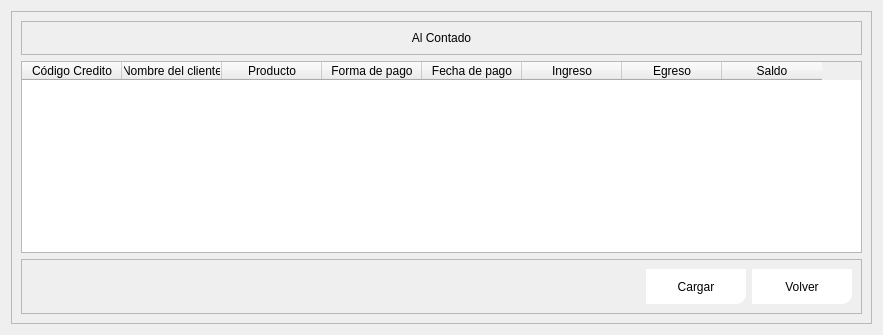
               <widget class="QWidget" name="page_bd_contado">
                <layout class="QVBoxLayout" name="verticalLayout_35">
                 <item>
                  <widget class="QFrame" name="frame_93">
                   <property name="minimumSize">
                    <size>
                     <width>500</width>
                     <height>0</height>
                    </size>
                   </property>
                   <property name="maximumSize">
                    <size>
                     <width>1500</width>
                     <height>16777215</height>
                    </size>
                   </property>
                   <property name="frameShape">
                    <enum>QFrame::StyledPanel</enum>
                   </property>
                   <property name="frameShadow">
                    <enum>QFrame::Raised</enum>
                   </property>
                   <layout class="QVBoxLayout" name="verticalLayout_42">
                    <item>
                     <widget class="QFrame" name="frame_77">
                      <property name="frameShape">
                       <enum>QFrame::StyledPanel</enum>
                      </property>
                      <property name="frameShadow">
                       <enum>QFrame::Raised</enum>
                      </property>
                      <layout class="QVBoxLayout" name="verticalLayout_44">
                       <item>
                        <widget class="QLabel" name="label_160">
                         <property name="styleSheet">
                          <string notr="true">font: 75 12pt &quot;Open Sans Semibold&quot;</string>
                         </property>
                         <property name="text">
                          <string>Al Contado</string>
                         </property>
                         <property name="alignment">
                          <set>Qt::AlignCenter</set>
                         </property>
                        </widget>
                       </item>
                      </layout>
                     </widget>
                    </item>
                    <item>
                     <widget class="QTableWidget" name="tablewidgetcontado">
                      <column>
                       <property name="text">
                        <string>Código Credito</string>
                       </property>
                      </column>
                      <column>
                       <property name="text">
                        <string>Nombre del cliente</string>
                       </property>
                      </column>
                      <column>
                       <property name="text">
                        <string>Producto</string>
                       </property>
                      </column>
                      <column>
                       <property name="text">
                        <string>Forma de pago</string>
                       </property>
                      </column>
                      <column>
                       <property name="text">
                        <string>Fecha de pago</string>
                       </property>
                      </column>
                      <column>
                       <property name="text">
                        <string>Ingreso</string>
                       </property>
                      </column>
                      <column>
                       <property name="text">
                        <string>Egreso</string>
                       </property>
                      </column>
                      <column>
                       <property name="text">
                        <string>Saldo</string>
                       </property>
                      </column>
                     </widget>
                    </item>
                    <item>
                     <widget class="QFrame" name="frame_94">
                      <property name="minimumSize">
                       <size>
                        <width>0</width>
                        <height>50</height>
                       </size>
                      </property>
                      <property name="frameShape">
                       <enum>QFrame::StyledPanel</enum>
                      </property>
                      <property name="frameShadow">
                       <enum>QFrame::Raised</enum>
                      </property>
                      <layout class="QHBoxLayout" name="horizontalLayout_37">
                       <item>
                        <spacer name="horizontalSpacer_7">
                         <property name="orientation">
                          <enum>Qt::Horizontal</enum>
                         </property>
                         <property name="sizeHint" stdset="0">
                          <size>
                           <width>615</width>
                           <height>20</height>
                          </size>
                         </property>
                        </spacer>
                       </item>
                       <item>
                        <widget class="QPushButton" name="btn_load_al_contado">
                         <property name="minimumSize">
                          <size>
                           <width>100</width>
                           <height>35</height>
                          </size>
                         </property>
                         <property name="styleSheet">
                          <string notr="true">vQFrame{
background-color: rgb(51, 157, 255);
}

QPushButton{
color: rgb(0, 0, 0);
	background-color: rgb(255, 255, 255);
border-bottom-right-radius:10px;
font: 75 8pt &quot;Open Sans Semibold&quot;
}

QPushButton:hover{
color: rgb(255, 255, 255);
	background-color: rgb(230, 135, 149);
border-bottom-right-radius:10px;
border-bottom-left-radius:10px;
border-top-right-radius:10px;
border-top-left-radius:10px;
font: 75 9pt  &quot;Open Sans Semibold&quot;
}</string>
                         </property>
                         <property name="text">
                          <string>Cargar</string>
                         </property>
                        </widget>
                       </item>
                       <item>
                        <widget class="QPushButton" name="btn_volver_al_contado">
                         <property name="minimumSize">
                          <size>
                           <width>100</width>
                           <height>35</height>
                          </size>
                         </property>
                         <property name="styleSheet">
                          <string notr="true">vQFrame{
background-color: rgb(51, 157, 255);
}

QPushButton{
color: rgb(0, 0, 0);
	background-color: rgb(255, 255, 255);
border-bottom-right-radius:10px;
font: 75 8pt &quot;Open Sans Semibold&quot;
}

QPushButton:hover{
color: rgb(255, 255, 255);
	background-color: rgb(230, 135, 149);
border-bottom-right-radius:10px;
border-bottom-left-radius:10px;
border-top-right-radius:10px;
border-top-left-radius:10px;
font: 75 9pt  &quot;Open Sans Semibold&quot;
}</string>
                         </property>
                         <property name="text">
                          <string>Volver</string>
                         </property>
                        </widget>
                       </item>
                      </layout>
                     </widget>
                    </item>
                   </layout>
                  </widget>
                 </item>
                </layout>
               </widget>
